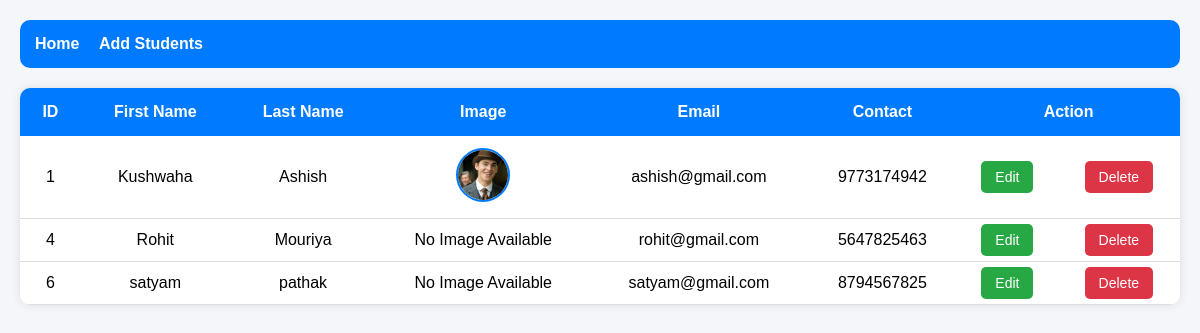
The page / on the database its author committed.
### myapp/models.py (models this page shows, shortened)
class Student(models.Model):
    first_name = models.CharField(max_length=50)
    last_name = models.CharField(max_length=50)
    image = models.ImageField(upload_to="image", null=True)
    email = models.EmailField(max_length=50)
    contact = models.CharField(max_length=15)

### myapp/views.py (the view)
# urls.py: path("", students_detail, name="students"),
def students_detail(request):
    s = Student.objects.all()
    return render(request, "student.html", {"students":s})

### myapp/templates/student.html
{% extends 'base.html' %}
{% block content %}
<table>
    <thead>
        <tr>
            <th>ID</th>
            <th>First Name</th>
            <th>Last Name</th>
            <th>Image</th>
            <th>Email</th>
            <th>Contact</th>
            <th colspan="2">Action</th>
        </tr>
    </thead>
    <tbody>
        {% for s in students %}
        <tr>
            <td>{{s.id}}</td>
            <td>{{s.first_name}}</td>
            <td>{{s.last_name}}</td>
            <td > {% if s.image %} <img src="{{s.image.url}}" alt="" width="50px" height="50px"> {%else%} No Image Available {%endif%}</td>
            <td>{{s.email}}</td>
            <td>{{s.contact}}</td>
            <td><a href="{% url 'edit' %}?id={{s.id}}"  class="edit-btn">Edit</a></td>
            <td><a href="{% url 'delete' %}?id={{s.id}} "  class="delete-btn">Delete</a></td>
        </tr>
        {%empty%}
        <tr>
            <td colspan="7">NO Students Has Enrolled!!!</td>
        </tr>
        {%endfor%}
    </tbody>
</table>
{% endblock %}

### myapp/templates/base.html (shortened to what this page needs)
<!DOCTYPE html>
<html lang="en">
<head>
</head>
<body>
    <div class="navbar">
        <a href="{% url 'students' %}">Home</a>
        <a href="{% url 'add' %}">Add Students</a>
    </div>
    {% block content %}
    {% endblock %}
</body>
</html>

### myapp/templates/base.html (style rules this page uses)
body { font-family: Arial, Helvetica, sans-serif; background-color: #f4f6f9; margin: 0; padding: 20px; }
.navbar { background-color: #007bff; padding: 15px; border-radius: 10px; margin-bottom: 20px; }
.navbar a { color: white; text-decoration: none; margin-right: 15px; font-size: 16px; font-weight: bold; }
table { width: 100%; border-collapse: collapse; background-color: white; box-shadow: 0px 0px 10px rgba(0,0,0,0.1); border-radius: 10px; overflow: hidden; }
thead { background-color: #007bff; color: white; }
thead th { padding: 15px; text-align: center; font-size: 16px; }
tbody td { padding: 12px; text-align: center; border-bottom: 1px solid #ddd; }
img { border-radius: 50%; object-fit: cover; border: 2px solid #007bff; }
.edit-btn, .delete-btn { text-decoration: none; padding: 8px 14px; border-radius: 5px; color: white; font-size: 14px; }
.edit-btn { background-color: #28a745; }
.delete-btn { background-color: #dc3545; }

### rows shown on the page
Student: id "1", first_name "Kushwaha", last_name "Ashish", image (picture), email "ashish@gmail.com", contact "9773174942"
Student: id "4", first_name "Rohit", last_name "Mouriya", shows "No Image Available", email "rohit@gmail.com", contact "5647825463"
Student: id "6", first_name "satyam", last_name "pathak", shows "No Image Available", email "satyam@gmail.com", contact "8794567825"
